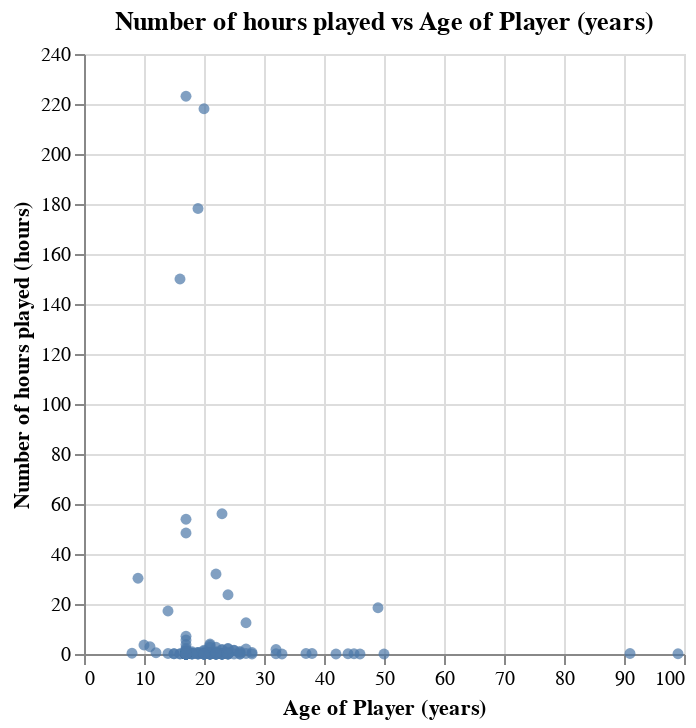

The cell this chart's notebook holds for it:
### Markdown cell above
A scatter plot was created using altair to visualize how playtime (played_hours) correlates with player age. The mark_circle() function was used to create data points, and encode() mapped played_hours to the y-axis and age to the x-axis.

### Code cell
# used scatter plot due to having 2 numerical quantities

hours_vs_age = alt.Chart(players_clean).mark_circle().encode(
    x=alt.X("age").title("Age of Player (years)"), 
    y=alt.Y("played_hours").title("Number of hours played (hours)"), 
).properties(title="Number of hours played vs Age of Player (years)")

hours_vs_age

### Figure 1 — Vega specification as saved in the notebook (floating-point values rounded to 4 significant figures; data arrays with more than 128 entries replaced by an {"elided": "..."} marker saying what was removed)
{"$schema": "https://vega.github.io/schema/vega/v5.json", "data": [{"name": "source_0", "values": {"elided": "196 records"}}, {"name": "source_0_x_domain_age", "values": [{"min": 8, "max": 99}]}, {"name": "source_0_y_domain_played_hours", "values": [{"min": 0.0, "max": 223.1}]}], "marks": [{"type": "symbol", "name": "marks", "from": {"data": "source_0"}, "encode": {"update": {"x": {"field": "age", "scale": "x"}, "opacity": {"value": 0.7}, "y": {"field": "played_hours", "scale": "y"}, "shape": {"value": "circle"}, "fill": {"value": "#4c78a8"}}}, "style": ["circle"]}], "scales": [{"name": "x", "type": "linear", "domain": [{"signal": "(data(\"source_0_x_domain_age\")[0] || {}).min"}, {"signal": "(data(\"source_0_x_domain_age\")[0] || {}).max"}], "range": [0, {"signal": "width"}], "nice": true, "zero": true}, {"name": "y", "type": "linear", "domain": [{"signal": "(data(\"source_0_y_domain_played_hours\")[0] || {}).min"}, {"signal": "(data(\"source_0_y_domain_played_hours\")[0] || {}).max"}], "range": [{"signal": "height"}, 0], "zero": true, "nice": true}], "axes": [{"scale": "x", "minExtent": 0, "maxExtent": 0, "orient": "bottom", "ticks": false, "grid": true, "gridScale": "y", "tickCount": {"signal": "ceil(width/40)"}, "aria": false, "domain": false, "zindex": 0, "labels": false}, {"scale": "y", "labels": false, "gridScale": "x", "domain": false, "aria": false, "minExtent": 0, "ticks": false, "zindex": 0, "maxExtent": 0, "grid": true, "tickCount": {"signal": "ceil(height/40)"}, "orient": "left"}, {"scale": "x", "title": "Age of Player (years)", "labelFlush": true, "labelOverlap": true, "zindex": 0, "grid": false, "tickCount": {"signal": "ceil(width/40)"}, "orient": "bottom"}, {"scale": "y", "grid": false, "title": "Number of hours played (hours)", "labelOverlap": true, "tickCount": {"signal": "ceil(height/40)"}, "orient": "left", "zindex": 0}], "title": {"text": "Number of hours played vs Age of Player (years)", "frame": "group"}, "background": "white", "style": "cell", "height": 300, "padding": 5, "width": 300}
